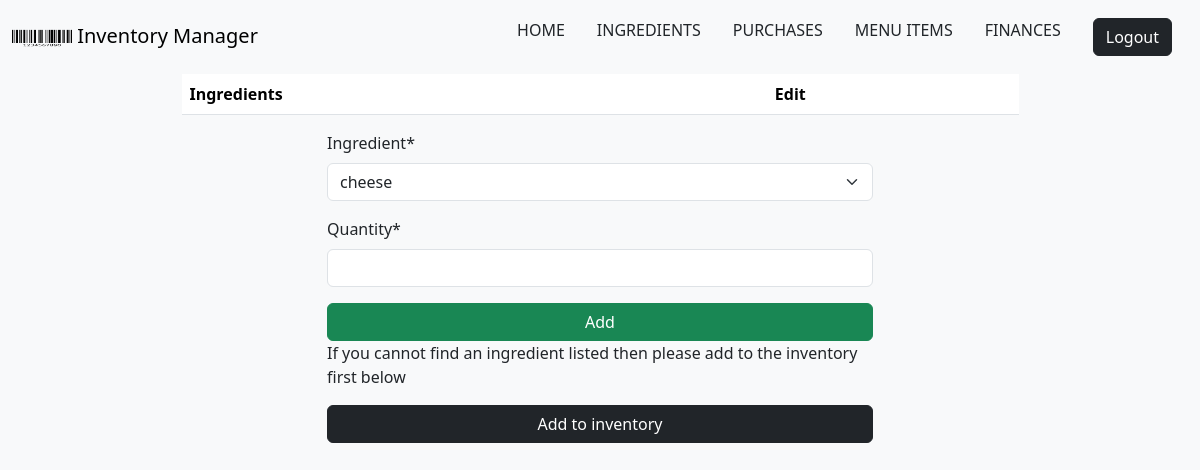
Page /apple/requirements/ (signed in) on the earlier database version.
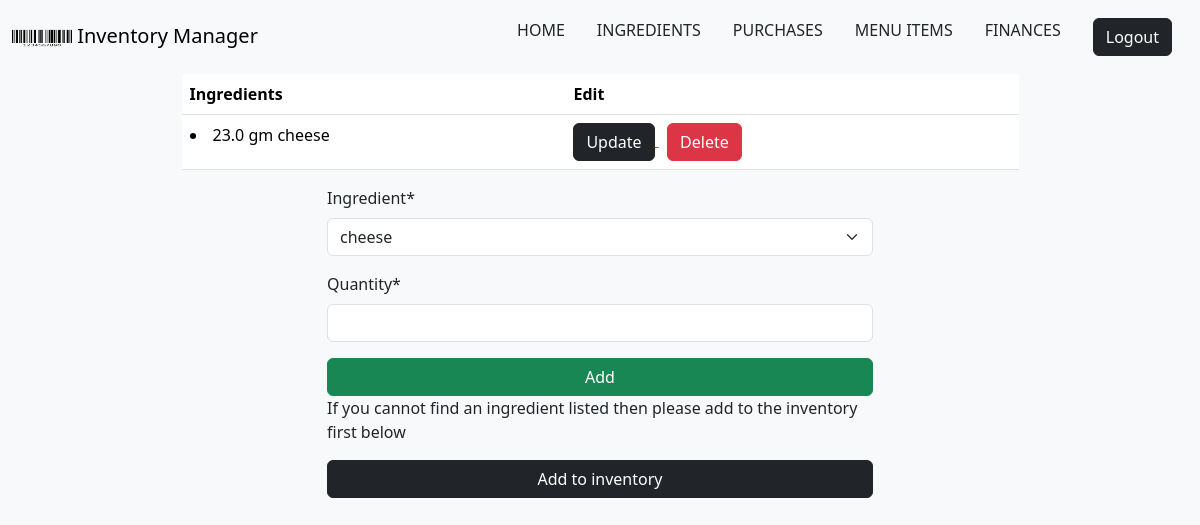
Same page on the later database version.
### inventory/models.py (models this page shows, shortened)
class RecipeRequirement(models.Model):
    menu_item = models.ForeignKey(MenuItem,on_delete=models.CASCADE,default="")
    ingredient = models.ForeignKey(Ingredient,on_delete=models.CASCADE,default="")
    quantity = models.FloatField()
    slug = models.SlugField(null=False,unique=True,default="")

class Ingredient(models.Model):
    name = models.CharField(max_length=50)
    price = models.FloatField()
    quantity = models.IntegerField(default=0)
    unit = models.CharField(max_length=10,default="")
    slug = models.SlugField(null=False,unique=True)
    def __str__(self):
        return self.name

### inventory/views.py (the view, shortened to what this page needs)
# urls.py: path('<name>/requirements/',RecipeRequirementCreateView.as_view(),name="view-requirements"),
class RecipeRequirementCreateView(LoginRequiredMixin,CreateView,ListView):
    model = RecipeRequirement
    template_name = 'inventory/reciperequirement_list.html'
    fields = ["ingredient","quantity"]
    success_url = reverse_lazy('view-requirements')
    def get_queryset(self):
        name = self.kwargs['name']
        return RecipeRequirement.objects.filter(menu_item__name = name)

### inventory/templates/inventory/reciperequirement_list.html (shortened to what this page needs)
{% extends 'base.html' %}
{% load crispy_forms_tags %}
{% block content %}
<div class="container h-100">
    <div class="table-responsive ">
    <table class="table table-hover mx-auto w-75 ">
        <tr>
            <th> Ingredients </th>
            <th> Edit </th>
        </tr>
        {% for item in object_list %}
        <tr>
            <td>
                <li> {{item.quantity}} {{item.ingredient.unit}} {{item.ingredient.name }} </li>
            </td>
            <td>
                <a href="{% url 'update-requirements' item.menu_item.name item.slug  %}"> <button type="button" class="btn btn-dark">Update</button> </a>
                &nbsp <a href="{% url 'delete-requirement' item.menu_item.name item.slug %}"> <button type="button" class="btn btn-danger">Delete</button></a>
            </td>
        </tr>
        {% endfor %}
    </table>
</div>
    <div class="row h-100 justify-content-center align-items-center">
    <div class="col-10 col-md-8 col-lg-6">
  <form action ="" method="post">
    <div class="form-row ">
      <div class="form-group">
    {{ form.ingredient|as_crispy_field }}
      </div>
    </div>
      <div class="form-row ">
      <div class="form-group">
        {{ form.quantity|as_crispy_field }}
      </div>
    </div>
        <button type="submit" class="btn btn-success w-100"> Add </button>
  </form>
         <p> If you cannot find an ingredient listed then please add to the inventory first below  </p>
    <a href="{% url 'ingredient-add'%}"> <button type="submit" class="btn btn-dark w-100"> Add to inventory </button></a>
    </div>
  </div>
</div>
{% endblock %}

### inventory/templates/base.html (shortened to what this page needs)
<!DOCTYPE html>
<html lang="en">
<head>
    {% load bootstrap5 %}
    {% bootstrap_css %}
    {% load static %}
<link href="{% static 'inventory/static.css' %}" rel="stylesheet"/>
</head>
<body class="bg-light">
<nav class="navbar">
    <div class="container-fluid justify-content-center">
        <nav class="navbar navbar-light bg-light me-auto">
            <a class="navbar-brand" href="#">
                <img src="{% static 'inventory/barcode.png'%}" width="60" height="30" class="d-inline-block" alt="">
                    Inventory Manager
            </a>
        </nav>
      <ul class="nav">
          <li class="nav-item">
          <a class="nav-link link-dark" href="/">HOME</a>
          </li>
          <li class="nav-item">
          <a class="nav-link link-dark" href="{% url 'ingredients-list'%}">INGREDIENTS</a>
          </li>
          <li class="nav-item">
          <a class="nav-link link-dark" href="{% url 'purchases'%}">PURCHASES</a>
          </li>
          <li class="nav-item">
          <a class="nav-link link-dark" href="{% url 'menu-item-list' %}">MENU ITEMS</a>
        </li>
          <li class="nav-item">
          <a class="nav-link link-dark" href="{% url 'financial-page' %}"> FINANCES</a>
        </li>
          <li class="nav-item">
              <a class="nav-link" href="{% url 'logout' %}"> <button type="button" class="btn btn-dark">Logout</button></a>
          </li>
      </ul>
    </div>
</nav>
{% block content %}
{% endblock %}
</body>
</html>

Differences in the rows shown:
added RecipeRequirement: quantity "23.0", ingredient.unit "gm", ingredient.name "cheese"
